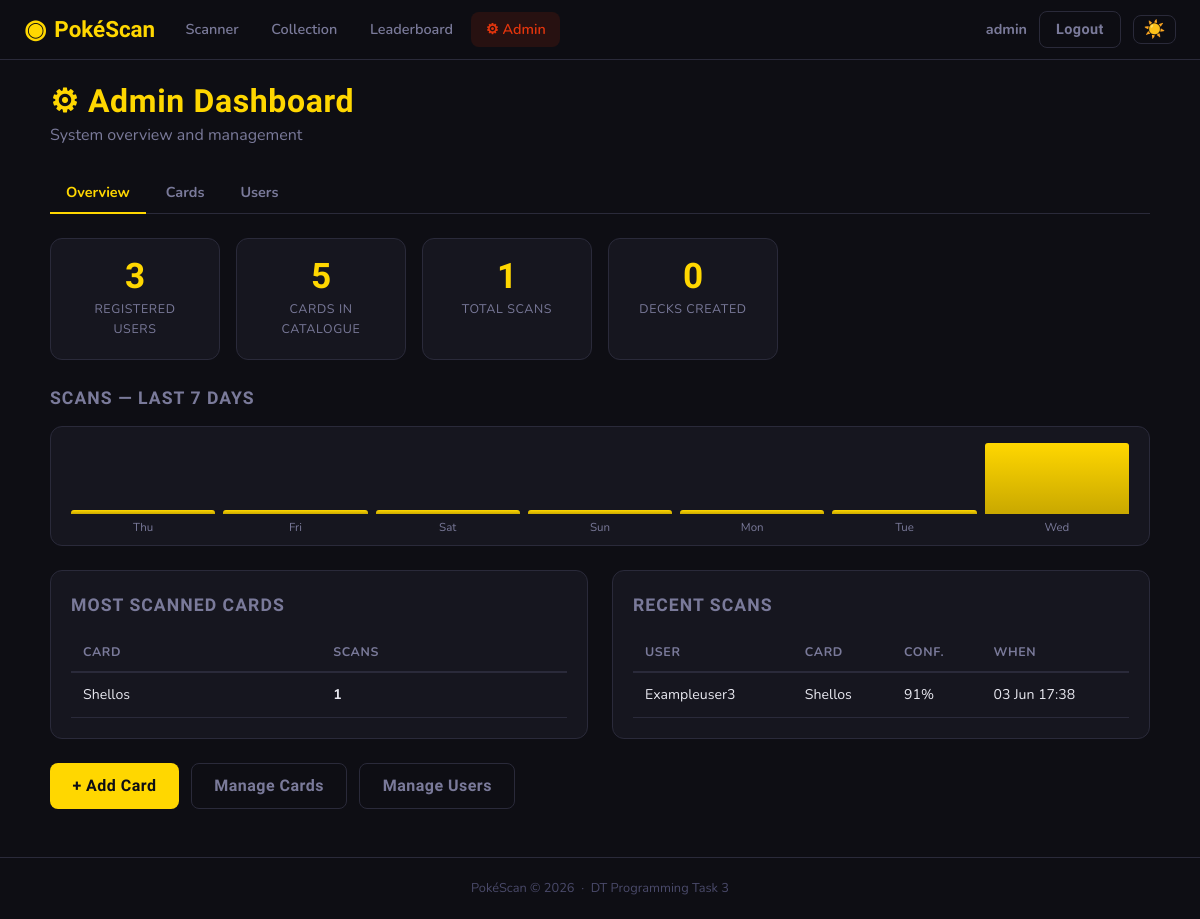
Page /admin/ (signed in) on the committed database.
### app/models.py (models this page shows, shortened)
class User(UserMixin, db.Model):
    __tablename__ = 'users'
    id         = db.Column(db.Integer, primary_key=True)
    username   = db.Column(db.String(80), unique=True, nullable=False)
    email      = db.Column(db.String(120), unique=True, nullable=False)
    password   = db.Column(db.String(256), nullable=False)
    role       = db.Column(db.String(20), nullable=False, default='user')
    created_at = db.Column(db.DateTime, default=datetime.utcnow)
    scans       = db.relationship('Scan',         backref='user', lazy=True, cascade='all, delete-orphan')
    decks       = db.relationship('Deck',         backref='user', lazy=True, cascade='all, delete-orphan')
    wishlist    = db.relationship('WishlistItem', backref='user', lazy=True, cascade='all, delete-orphan')
    @property
    def is_admin(self):
        return self.role == 'admin'

class Card(db.Model):
    __tablename__ = 'cards'
    id              = db.Column(db.Integer, primary_key=True)
    name            = db.Column(db.String(100), nullable=False)
    set_name        = db.Column(db.String(100), nullable=False)
    set_number      = db.Column(db.String(20))
    rarity          = db.Column(db.String(50))          # e.g. "Rare Holo", "Common"
    card_type       = db.Column(db.String(50))          # e.g. "Pokemon", "Trainer", "Energy"
    hp              = db.Column(db.Integer)
    pokemon_type    = db.Column(db.String(50))          # e.g. "Fire", "Water"
    description     = db.Column(db.Text)
    image_url       = db.Column(db.String(500))         # URL to card image
    market_value    = db.Column(db.Float, default=0.0)  # AUD value
    roboflow_class  = db.Column(db.String(100), unique=True, nullable=False)  # Matches Roboflow label exactly
    added_at        = db.Column(db.DateTime, default=datetime.utcnow)
    scans      = db.relationship('Scan',         backref='card', lazy=True)
    deck_cards = db.relationship('DeckCard',     backref='card', lazy=True, cascade='all, delete-orphan')
    wishlist   = db.relationship('WishlistItem', backref='card', lazy=True, cascade='all, delete-orphan')

class Scan(db.Model):
    __tablename__ = 'scans'
    id          = db.Column(db.Integer, primary_key=True)
    user_id     = db.Column(db.Integer, db.ForeignKey('users.id'), nullable=False)
    card_id     = db.Column(db.Integer, db.ForeignKey('cards.id'), nullable=False)
    confidence  = db.Column(db.Float, nullable=False)
    scanned_at  = db.Column(db.DateTime, default=datetime.utcnow)

### app/admin/routes.py (the view)
@admin_bp.route('/')
@admin_required
def dashboard():
    total_users = User.query.filter_by(role='user').count()
    total_cards = Card.query.count()
    total_scans = Scan.query.count()
    total_decks = Deck.query.count()
    popular_cards = db.session.query(
        Card, db.func.count(Scan.id).label('scan_count')
    ).join(Scan).group_by(Card.id)\
     .order_by(db.text('scan_count DESC')).limit(5).all()
    recent_scans = Scan.query.order_by(Scan.scanned_at.desc()).limit(10).all()
    scan_history = []
    for i in range(6, -1, -1):
        day  = datetime.utcnow() - timedelta(days=i)
        day_start = day.replace(hour=0, minute=0, second=0, microsecond=0)
        day_end   = day_start + timedelta(days=1)
        count = Scan.query.filter(
            Scan.scanned_at >= day_start,
            Scan.scanned_at < day_end
        ).count()
        scan_history.append({'date': day.strftime('%a'), 'count': count})
    return render_template('admin/dashboard.html',
                           total_users=total_users,
                           total_cards=total_cards,
                           total_scans=total_scans,
                           total_decks=total_decks,
                           popular_cards=popular_cards,
                           recent_scans=recent_scans,
                           scan_history=scan_history,
                           to_aest=to_aest)

### app/admin/routes.py (called while the page is built)
def to_aest(dt):
    if dt is None:
        return dt
    return dt + timedelta(hours=10)

def admin_required(f):
    @wraps(f)
    def decorated(*args, **kwargs):
        if not current_user.is_authenticated or not current_user.is_admin:
            flash('Admin access required.', 'danger')
            return redirect(url_for('scanner.home'))
        return f(*args, **kwargs)
    return login_required(decorated)

### app/templates/admin/dashboard.html (shortened to what this page needs)
{% extends "base.html" %}
{% block content %}
<div class="page-container">
    <div class="page-header">
        <div>
            <h1 class="page-title">⚙ Admin Dashboard</h1>
            <p class="page-subtitle">System overview and management</p>
        </div>
    </div>
    <div class="sub-nav">
        <a href="{{ url_for('admin.dashboard') }}"    class="sub-link active">Overview</a>
        <a href="{{ url_for('admin.manage_cards') }}" class="sub-link">Cards</a>
        <a href="{{ url_for('admin.manage_users') }}" class="sub-link">Users</a>
    </div>
    <div class="admin-stats">
        <div class="admin-stat">
            <span class="admin-stat-val">{{ total_users }}</span>
            <span class="admin-stat-lbl">Registered Users</span>
        </div>
        <div class="admin-stat">
            <span class="admin-stat-val">{{ total_cards }}</span>
            <span class="admin-stat-lbl">Cards in Catalogue</span>
        </div>
        <div class="admin-stat">
            <span class="admin-stat-val">{{ total_scans }}</span>
            <span class="admin-stat-lbl">Total Scans</span>
        </div>
        <div class="admin-stat">
            <span class="admin-stat-val">{{ total_decks }}</span>
            <span class="admin-stat-lbl">Decks Created</span>
        </div>
    </div>
    <div class="chart-section">
        <h2 class="section-title">Scans — Last 7 Days</h2>
        <div class="bar-chart">
            {% set max_count = scan_history|map(attribute='count')|max %}
            {% for day in scan_history %}
            <div class="bar-col">
                <div class="bar-wrap">
                    <div class="bar-fill"
                         style="height: {{ (day.count / [max_count, 1]|max * 100)|int }}%"
                         title="{{ day.count }} scans"></div>
                </div>
                <span class="bar-label">{{ day.date }}</span>
            </div>
            {% endfor %}
        </div>
    </div>
    <div class="admin-grid">
        <div class="admin-panel">
            <h2 class="section-title">Most Scanned Cards</h2>
            {% if popular_cards %}
            <table class="admin-table">
                <thead><tr><th>Card</th><th>Scans</th></tr></thead>
                <tbody>
                {% for card, count in popular_cards %}
                <tr>
                    <td>{{ card.name }}</td>
                    <td><strong>{{ count }}</strong></td>
                </tr>
                {% endfor %}
                </tbody>
            </table>
            {% else %}
            <p class="empty-small">No scans yet.</p>
            {% endif %}
        </div>
        <div class="admin-panel">
            <h2 class="section-title">Recent Scans</h2>
            {% if recent_scans %}
            <table class="admin-table">
                <thead><tr><th>User</th><th>Card</th><th>Conf.</th><th>When</th></tr></thead>
                <tbody>
                {% for scan in recent_scans %}
                <tr>
                    <td>{{ scan.user.username }}</td>
                    <td>{{ scan.card.name }}</td>
                    <td>{{ (scan.confidence * 100)|int }}%</td>
                    <td>{{ to_aest(scan.scanned_at).strftime('%d %b %H:%M') }}</td>
                </tr>
                {% endfor %}
                </tbody>
            </table>
            {% else %}
            <p class="empty-small">No scans yet.</p>
            {% endif %}
        </div>
    </div>
    <div class="admin-actions">
        <a href="{{ url_for('admin.add_card') }}"     class="btn btn-primary">+ Add Card</a>
        <a href="{{ url_for('admin.manage_cards') }}" class="btn btn-ghost">Manage Cards</a>
        <a href="{{ url_for('admin.manage_users') }}" class="btn btn-ghost">Manage Users</a>
    </div>
</div>
{% endblock %}

### app/templates/base.html (shortened to what this page needs)
<!DOCTYPE html>
<html lang="en">
<head>
    <link rel="stylesheet" href="{{ url_for('static', filename='css/style.css') }}">
</head>
<body>
<nav class="navbar">
    <a class="nav-brand" href="{{ url_for('scanner.home') }}">
        <span class="brand-icon">◉</span>
        <span>PokéScan</span>
    </a>
    {% if current_user.is_authenticated %}
    <div class="nav-links">
        <a href="{{ url_for('scanner.home') }}"
           class="nav-link {% if request.blueprint == 'scanner' %}active{% endif %}">
            Scanner
        </a>
        <a href="{{ url_for('collection.library') }}"
            class="nav-link {% if request.blueprint == 'collection' and request.endpoint != 'collection.leaderboard' %}active{% endif %}">
                Collection
        </a>
        <a href="{{ url_for('collection.leaderboard') }}"
            class="nav-link {% if request.endpoint == 'collection.leaderboard' %}active{% endif %}">
                Leaderboard
        </a>
        {% if current_user.is_admin %}
        <a href="{{ url_for('admin.dashboard') }}"
           class="nav-link admin-link {% if request.blueprint == 'admin' %}active{% endif %}">
            ⚙ Admin
        </a>
        {% endif %}
    </div>
    <div class="nav-user">
        <a href="{{ url_for('profile.my_profile') }}" class="nav-username">
            {{ current_user.username }}
        </a>
        <a href="{{ url_for('auth.logout') }}" class="btn btn-ghost btn-sm">Logout</a>
        <button class="theme-toggle" id="themeToggle" onclick="toggleTheme()" title="Toggle theme">☀️</button>
    </div>
    {% endif %}
</nav>
<main class="main-content">
    {% block content %}{% endblock %}
</main>
<footer class="footer">
    <p>PokéScan &copy; 2026 &nbsp;·&nbsp; DT Programming Task 3</p>
</footer>
</body>
</html>

### rows in the picture
User: username "admin"
Card: name "Shellos", count "1"
Scan: user.username "Exampleuser3", card.name "Shellos", (scan.confidence*100)|int "91", scanned_at "03 Jun 17:38"

### other values in the picture
{{ total_users }} "3"
{{ total_cards }} "5"
{{ total_scans }} "1"
{{ total_decks }} "0"
{{ day.date }} "Thu" "Fri" "Sat" "Sun" "Mon" "Tue" "Wed"
